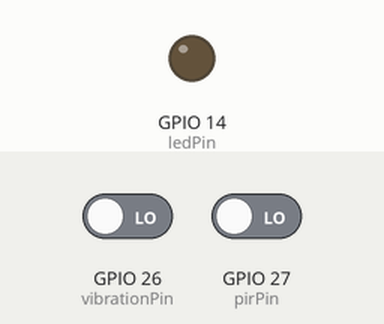
This sketch was run on a simulated ESP32. On the bench: output pins drawn as LEDs (lit = HIGH). Inputs (shaded band) come from the test bench; at power-on: GPIO 26 (vibrationPin) LOW, GPIO 27 (pirPin) LOW. WiFi joins after 1.5 s; servers stay silent unless stated; web services answer with replies made up by the test bench; what the sketch prints to the serial monitor is not drawn.

Above: at 2.7 s.
2.8 s: GPIO 26 (vibrationPin) driven HIGH
At 3.7 s:
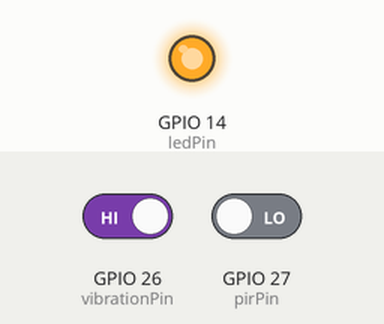
4.3 s: GPIO 26 (vibrationPin) driven LOW
At 5.1 s:
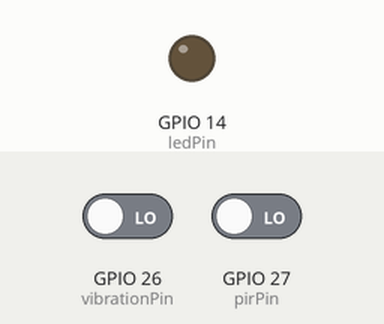
5.8 s: GPIO 27 (pirPin) driven HIGH
At 6.3 s:
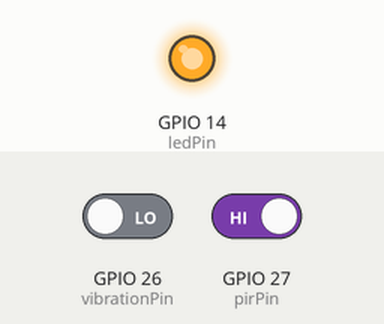
Timing chart, 0 to 8.8 s (numbered marks = the images above; inputs shaded):
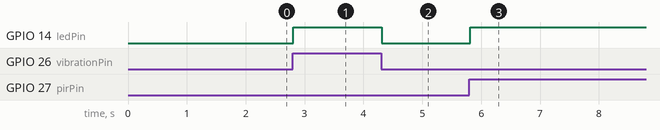

The sketch:

FULL_WORKING_CODE_FOR_INTRUSION_SYSTEM.ino
```cpp
#include <WiFi.h>
#include <HTTPClient.h>

const int pirPin = 27;
const int vibrationPin = 26;
const int ledPin = 14;

// ------ API LINKS -------
String whatsapp_api = "https://api.callmebot.com/whatsapp.php?phone=250788966395&text=ALERT!+Motion+or+Vibration+Detected!&apikey=7183818";
String telegram_api = "http://api.callmebot.com/text.php?source=web&user=@omarwacu&text=ALERT!+Motion+or+Vibration+Detected!";

// ------ WiFi ------
const char* ssid = "EdNet";
const char* password = "Huawei@123";

// ------ Cooldown ------
unsigned long lastSentTime = 0;
unsigned long cooldown = 2000;   // 2 secondS

void setup() {
  pinMode(pirPin, INPUT);
  pinMode(vibrationPin, INPUT);
  pinMode(ledPin, OUTPUT);

  Serial.begin(115200);

  WiFi.begin(ssid, password);
  Serial.print("Connecting to WiFi");
  while (WiFi.status() != WL_CONNECTED) {
    delay(300);
    Serial.print(".");
  }
  Serial.println("\nWiFi Connected!");
}

void loop() {
  int motionDetected = digitalRead(pirPin);
  int vibrationDetected = digitalRead(vibrationPin);

  if (motionDetected == HIGH || vibrationDetected == HIGH) {
    Serial.println("ALERT! Motion or Vibration Detected!");
    digitalWrite(ledPin, HIGH);

    // Send alerts every 2 seconds max
    if (millis() - lastSentTime > cooldown) {
      sendWhatsApp();
      sendTelegram();
      lastSentTime = millis();

    }

  } else {
    digitalWrite(ledPin, LOW);
  }

  delay(50);
}

// -------------- ALERT FUNCTIONS --------------

void sendWhatsApp() {
  sendRequest(whatsapp_api, "WhatsApp");
}

void sendTelegram() {
  sendRequest(telegram_api, "Telegram");
}

// Generic request sender
void sendRequest(String url, String serviceName) {
  if (WiFi.status() == WL_CONNECTED) {
    HTTPClient http;
    http.begin(url);

    Serial.print("Sending ");
    Serial.print(serviceName);
    Serial.println(" Alert...");

    int code = http.GET();

    Serial.print(serviceName);
    Serial.print(" Response: ");
    Serial.println(code);

    http.end();
  }
}
```

Measured:
- after the input at 2.8 s, GPIO 14 (ledPin): LOW → HIGH at once
- after the input at 4.3 s, GPIO 14 (ledPin): HIGH → LOW at once
- after the input at 5.8 s, GPIO 14 (ledPin): LOW → HIGH at once
